Frame 1 (no input): blank canvas, image omitted
Frame 60 (the mouse pressed at the canvas centre just before this capture): blank canvas, image omitted
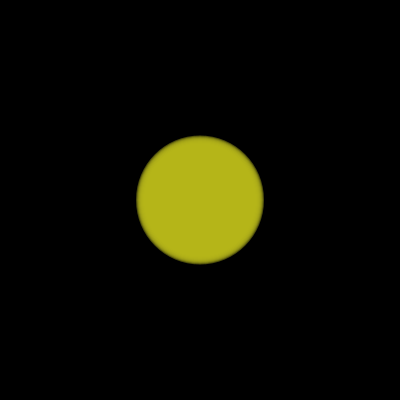
Frame 120 (the mouse held since frame 60 and released just before this capture)

The Processing sketch whose frames 1 and 60 were blank and that drew this single picture after the mouse press (run headless with seeded random() and noise(); from frame 60 on, the mouse is pressed at the canvas centre):

// Processing sketch: processing_42246
// ── processing_42246.pde

int size = 10;


void setup() {
  size(400, 400);
  background(0);
}

void draw() {

  fill(0, 8);
  rect(0, 0, width, height);

  ellipse(mouseX, mouseY, size, size);

  if (mousePressed) {
    fill(255, 90);
    fill(mouseX, mouseY, second(), 100);
    noStroke();
    ellipse(mouseX, mouseY, size++, size++);
  } else {
    size = 10;
  }
  println(second());
}
